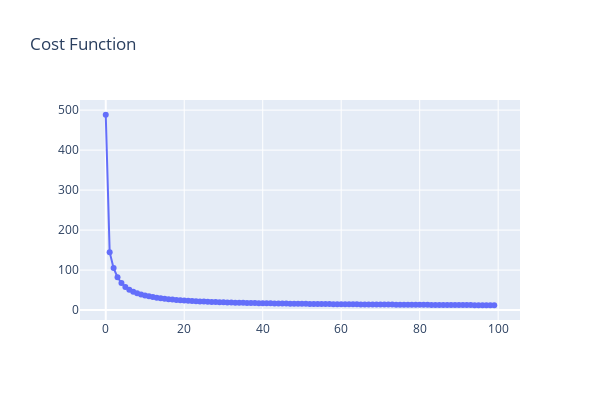

Notebook code cell kept with this figure:
### Markdown cell above
#### Let's plot Cost function

### Code cell
fig = make_subplots(rows=1, cols=1)

fig.add_trace(
    go.Scatter(
        x=[i for i in range(len(j_hist))],
        y=j_hist,
        mode='lines+markers'
        ))

# include shapes in layout
fig.update_layout(height=400, width=600, title_text="Cost Function")
fig.show()

### Figure 1 — Plotly figure (JSON) as saved in the notebook; plotly's stock layout.template omitted (floating-point values rounded to 4 significant figures)
{"data": [{"mode": "lines+markers", "type": "scatter", "x": [0, 1, 2, 3, 4, 5, 6, 7, 8, 9, 10, 11, 12, 13, 14, 15, 16, 17, 18, 19, 20, 21, 22, 23, 24, 25, 26, 27, 28, 29, 30, 31, 32, 33, 34, 35, 36, 37, 38, 39, 40, 41, 42, 43, 44, 45, 46, 47, 48, 49, 50, 51, 52, 53, 54, 55, 56, 57, 58, 59, 60, 61, 62, 63, 64, 65, 66, 67, 68, 69, 70, 71, 72, 73, 74, 75, 76, 77, 78, 79, 80, 81, 82, 83, 84, 85, 86, 87, 88, 89, 90, 91, 92, 93, 94, 95, 96, 97, 98, 99], "y": [488.4, 144.9, 104.9, 82.21, 67.76, 58.0, 51.09, 45.97, 42.05, 38.94, 36.4, 34.28, 32.48, 30.92, 29.56, 28.36, 27.29, 26.33, 25.47, 24.69, 23.98, 23.34, 22.75, 22.21, 21.71, 21.25, 20.83, 20.43, 20.07, 19.73, 19.41, 19.11, 18.84, 18.58, 18.33, 18.1, 17.88, 17.68, 17.48, 17.29, 17.12, 16.95, 16.79, 16.63, 16.48, 16.34, 16.2, 16.07, 15.95, 15.82, 15.7, 15.59, 15.48, 15.37, 15.26, 15.16, 15.06, 14.96, 14.87, 14.77, 14.68, 14.59, 14.5, 14.42, 14.33, 14.25, 14.17, 14.09, 14.01, 13.94, 13.86, 13.79, 13.71, 13.64, 13.57, 13.5, 13.43, 13.36, 13.3, 13.23, 13.17, 13.1, 13.04, 12.97, 12.91, 12.85, 12.79, 12.73, 12.67, 12.62, 12.56, 12.5, 12.45, 12.39, 12.34, 12.28, 12.23, 12.18, 12.12, 12.07]}], "layout": {"height": 400, "title": {"text": "Cost Function"}, "width": 600, "xaxis": {"anchor": "y", "domain": [0, 1]}, "yaxis": {"anchor": "x", "domain": [0, 1]}}}
